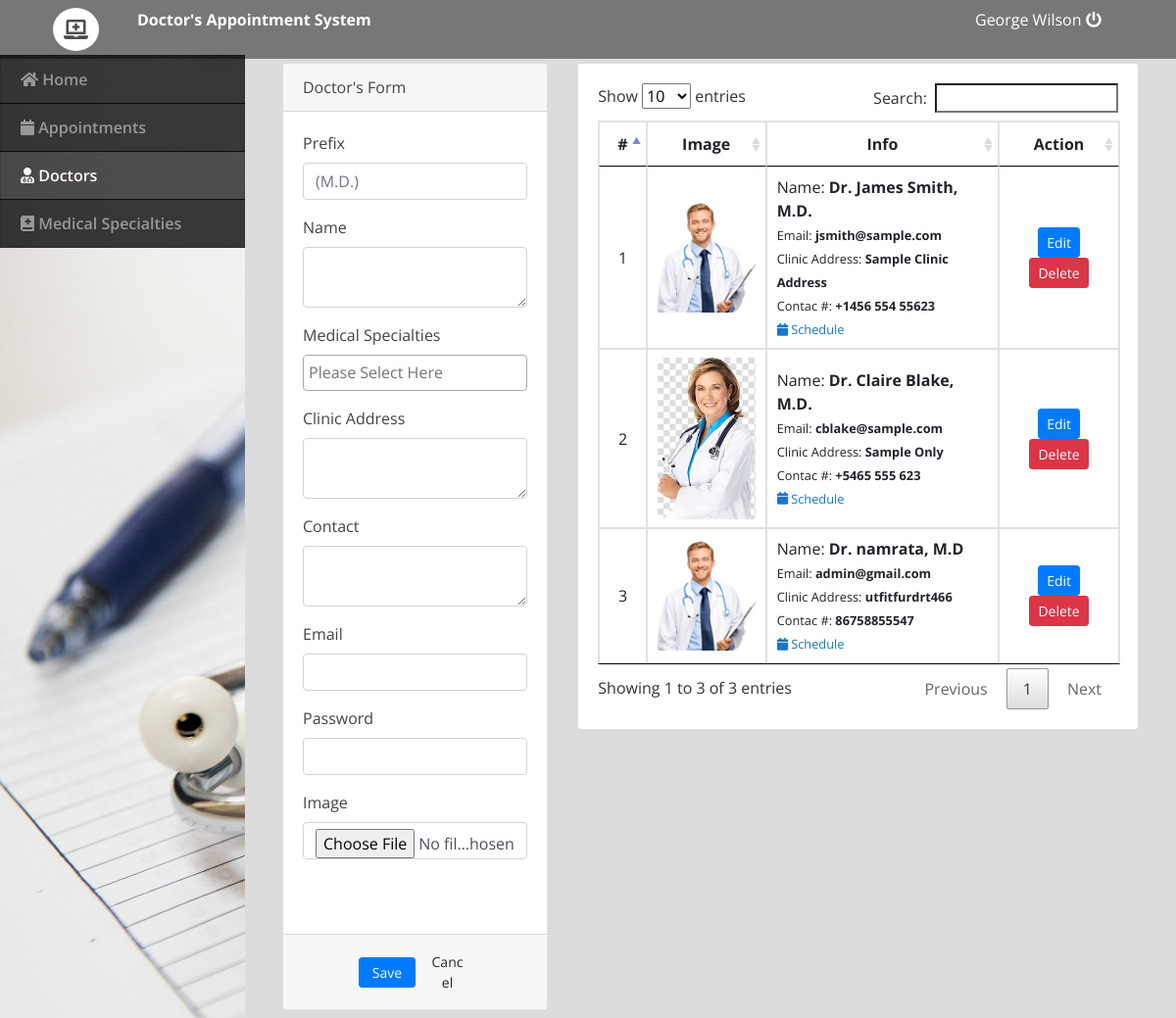
Screenshot of /admin/index.php?page=doctors (signed in) with the database file from the repository.
### tables this page shows
CREATE TABLE `doctors_list` (
  `id` int(30) NOT NULL,
  `name` text NOT NULL,
  `name_pref` varchar(100) NOT NULL,
  `clinic_address` text NOT NULL,
  `contact` text NOT NULL,
  `email` text NOT NULL,
  `specialty_ids` text NOT NULL,
  `img_path` text NOT NULL,
  `date_created` datetime NOT NULL DEFAULT current_timestamp()
);

### admin/doctors.php (the view, shortened to what this page needs)
<?php include('db_connect.php');?>
<div class="container-fluid">
	<div class="col-lg-12">
		<div class="row">
			<div class="col-md-4">
			<form action="" id="manage-doctor">
				<div class="card">
					<div class="card-header">
						   Doctor's Form
				  	</div>
					<div class="card-body">
							<div class="form-group">
								<label for="" class="control-label">Prefix</label>
								<input type="text" class="form-control" name="name_pref" placeholder="(M.D.)" required="">
							</div>
							<div class="form-group">
								<label class="control-label">Name</label>
								<textarea name="name" id="" cols="30" rows="2" class="form-control" required=""></textarea>
							</div>
							<div class="form-group">
								<label class="control-label">Medical Specialties</label>
							</div>
							<div class="form-group">
								<label class="control-label">Clinic Address</label>
								<textarea name="clinic_address" id="" cols="30" rows="2" class="form-control" required=""></textarea>
							</div>
							<div class="form-group">
								<label for="" class="control-label">Contact</label>
								<textarea name="contact" id="" cols="30" rows="2" class="form-control" required=""></textarea>
							</div>
							<div class="form-group">
								<label for="" class="control-label">Email</label>
								<input type="email" class="form-control" name="email" required="">
							</div>
							<div class="form-group">
								<label for="" class="control-label">Password</label>
								<input type="password" class="form-control" name="password" >
							</div>
							<div class="form-group">
								<label for="" class="control-label">Image</label>
								<input type="file" class="form-control" name="img" onchange="displayImg(this,$(this))">
							</div>
							<div class="form-group">
							</div>
					</div>
					<div class="card-footer">
						<div class="row">
							<div class="col-md-12">
								<button class="btn btn-sm btn-primary col-sm-3 offset-md-3"> Save</button>
								<button class="btn btn-sm btn-default col-sm-3" type="button" onclick="_reset()"> Cancel</button>
							</div>
						</div>
					</div>
				</div>
			</form>
			</div>
			<div class="col-md-8">
				<div class="card">
					<div class="card-body">
						<table class="table table-bordered table-hover">
							<thead>
								<tr>
									<th class="text-center">#</th>
									<th class="text-center">Image</th>
									<th class="text-center">Info</th>
									<th class="text-center">Action</th>
								</tr>
							</thead>
							<tbody>
								<?php
								$i = 1;
								$cats = $conn->query("SELECT * FROM doctors_list order by id asc");
								while($row=$cats->fetch_assoc()):
								?>
								<tr>
									<td class="text-center"><?php echo $i++ ?></td>
									<td class="text-center">
										<img src="../assets/img/<?php echo $row['img_path'] ?>" alt="">
									</td>
									<td class="">
										 <p>Name: <b><?php echo "Dr. ".$row['name'].', '.$row['name_pref'] ?></b></p>
										 <p><small>Email: <b><?php echo $row['email'] ?></b></small></p>
										 <p><small>Clinic Address: <b><?php echo $row['clinic_address'] ?></b></small></p>
										 <p><small>Contac #: <b><?php echo $row['contact'] ?></b></small></p>
										 <p><small><a href="javascript:void(0)" class="view_schedule" data-id="<?php echo $row['id'] ?>" data-name="<?php echo "Dr. ".$row['name'].', '.$row['name_pref'] ?>"><i class='fa fa-calendar'></i> Schedule</a></b></small></p>
									</td>
									<td class="text-center">
										<button class="btn btn-sm btn-primary edit-doctor" type="button" data-id="<?php echo $row['id'] ?>" data-name="<?php echo $row['name'] ?>" data-name_pref="<?php echo $row['name_pref'] ?>" data-clinic_address="<?php echo $row['clinic_address'] ?>" data-contact="<?php echo $row['contact'] ?>"  data-img_path="<?php echo $row['img_path'] ?>" data-specialty_ids="<?php echo $row['specialty_ids'] ?>" data-email="<?php echo $row['email'] ?>">Edit</button>
										<button class="btn btn-sm btn-danger delete_doctor" type="button" data-id="<?php echo $row['id'] ?>">Delete</button>
									</td>
								</tr>
								<?php endwhile; ?>
							</tbody>
						</table>
					</div>
				</div>
			</div>
		</div>
	</div>
</div>

### admin/index.php (shortened to what this page needs)
<!DOCTYPE html>
<html lang="en">
<head>
<?php
 include('./header.php');
 ?>
</head>
<body>
	<?php include 'topbar.php' ?>
	<?php include 'navbar.php' ?>
  <main id="view-panel" >
      <?php $page = isset($_GET['page']) ? $_GET['page'] :'home'; ?>
  	<?php include $page.'.php' ?>
  </main>
</body>
</html>

### admin/header.php (shortened to what this page needs)
  <link rel="stylesheet" href="assets/font-awesome/css/all.min.css">
<link href="assets/vendor/bootstrap/css/bootstrap.min.css" rel="stylesheet">
<link href="assets/vendor/icofont/icofont.min.css" rel="stylesheet">
<link href="assets/vendor/boxicons/css/boxicons.min.css" rel="stylesheet">
<link href="assets/vendor/venobox/venobox.css" rel="stylesheet">
<link href="assets/vendor/animate.css/animate.min.css" rel="stylesheet">
<link href="assets/vendor/remixicon/remixicon.css" rel="stylesheet">
<link href="assets/vendor/owl.carousel/assets/owl.carousel.min.css" rel="stylesheet">
<link href="assets/vendor/bootstrap-datepicker/css/bootstrap-datepicker.min.css" rel="stylesheet">
<link href="assets/DataTables/datatables.min.css" rel="stylesheet">
<link href="assets/css/select2.min.css" rel="stylesheet">
<link href="assets/css/style.css" rel="stylesheet">
<link type="text/css" rel="stylesheet" href="assets/css/jquery-te-1.4.0.css">

### admin/topbar.php (shortened to what this page needs)
<nav class="navbar navbar-light fixed-top " style="padding:0;background: #00000575 !important">
  <div class="container-fluid mt-2 mb-2">
  	<div class="col-lg-12">
  		<div class="col-md-1 float-left" style="display: flex;">
  			<div class="logo">
  				<span class="fa fa-laptop-medical"></span>
  			</div>
  		</div>
      <div class="col-md-4 float-left text-white">
        <large><b>Doctor's Appointment System</b></large>
      </div>
	  	<div class="col-md-2 float-right text-white">
	  		<a href="ajax.php?action=logout" class="text-white"><?php echo $_SESSION['login_name'] ?> <i class="fa fa-power-off"></i></a>
	    </div>
    </div>
  </div>
</nav>

### admin/navbar.php (shortened to what this page needs)
<nav id="sidebar" class='mx-lt-5 bg-dark' >
		<div class="sidebar-list">
				<a href="index.php?page=home" class="nav-item nav-home"><span class='icon-field'><i class="fa fa-home"></i></span> Home</a>
				<a href="index.php?page=appointments" class="nav-item nav-appointments"><span class='icon-field'><i class="fa fa-calendar"></i></span> Appointments</a>
				<a href="index.php?page=doctors" class="nav-item nav-doctors"><span class='icon-field'><i class="fa fa-user-md"></i></span> Doctors</a>
				<a href="index.php?page=categories" class="nav-item nav-categories"><span class='icon-field'><i class="fa fa-book-medical"></i></span> Medical Specialties</a>
		</div>
</nav>

### admin/assets/css/style.css (style rules this page uses)
body { font-family: "Open Sans", sans-serif; color: #444444; width: 100%; height: calc(100%); }
a { color: #1977cc; }
nav#sidebar { height: calc(100%); position: fixed; z-index: 99; left: 0; width: 250px; background: url(../../../assets/img/medical-appointment-cover.jpg); background-repeat: no-repeat; background-size: cover; }
a.nav-item { position: relative; display: block; padding: .75rem 1.25rem; margin-bottom: -1px; border: 1px solid rgba(0,0,0,.125); background-color: #000000c4; color: #989898; font-weight: 600; }
a.nav-item:hover, .nav-item.active { background-color: #000000ad; color: #fffafa; }
main#view-panel { margin-left: 250px; width:calc(100% - 250px); margin-top: 3.5rem; padding: .5em }

### admin/index.php (style rules this page uses)
body { background: #80808045; }

### admin/topbar.php (style rules this page uses)
.logo { margin: auto; font-size: 20px; background: white; padding: 7px 11px; border-radius: 50% 50%; color: #000000b3; }

### admin/doctors.php (style rules this page uses)
td { vertical-align: middle !important; }
td p { margin: unset }
img { max-width:100px; max-height: :150px; }

### rows the page displays
doctors_list: img_path (picture), name "James Smith", name_pref "M.D.", email "jsmith@sample.com", clinic_address "Sample Clinic Address", contact "+1456 554 55623"
doctors_list: img_path (picture), name "Claire Blake", name_pref "M.D.", email "cblake@sample.com", clinic_address "Sample Only", contact "+5465 555 623"
doctors_list: img_path (picture), name "namrata", name_pref "M.D", email "admin@gmail.com", clinic_address "utfitfurdrt466", contact "86758855547"

### other values shown
$_SESSION['login_name'] "George Wilson"
